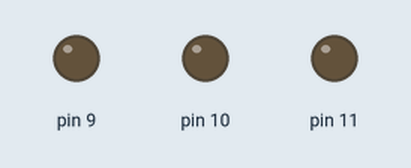
Recording of a sketch running on a simulated Arduino Uno, built with avr-gcc and run on an emulated ATmega328P. Parts: output pins drawn as LEDs (lit = HIGH).

Above: at 0.05 s.
At 1.65 s:
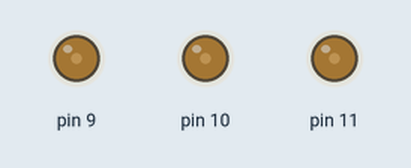
At 3.25 s:
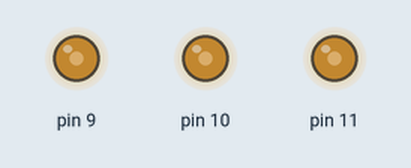
At 4.85 s:
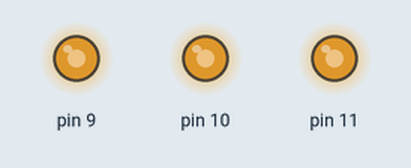
At 6.5 s:
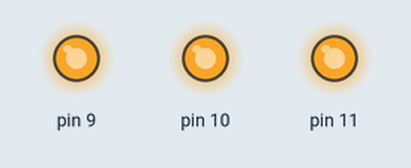
Timing chart, 0 to 8.5 s (numbered marks = the images above):
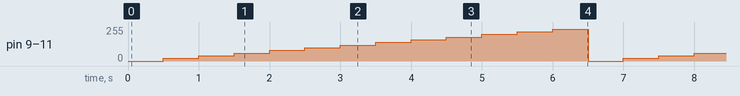

The sketch:

RGB_led.ino
```cpp
void setup() {
  pinMode(9,OUTPUT);
  pinMode(10,OUTPUT);
  pinMode(11,OUTPUT);
}
void loop() {
 for(int i=0;i<255;i+=20)
 {
  analogWrite(9,i);
  analogWrite(10,i);
  analogWrite(11,i);
  delay(500);
 }

}
```

Measured:
- by itself, pin 9–11: repeats every 6.5 s: 40/255 0.50 s, 60/255 0.50 s, 80/255 0.50 s, 100/255 0.50 s, 120/255 0.50 s, 140/255 0.50 s, 160/255 0.50 s, 180/255 0.50 s, 200/255 0.50 s, 220/255 0.50 s, 240/255 0.50 s, 0/255 0.50 s, 20/255 0.50 s
